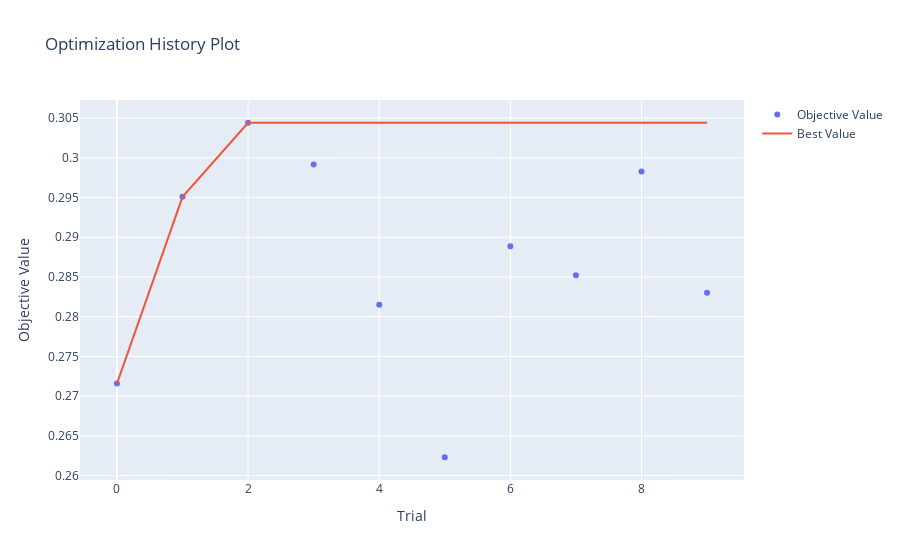
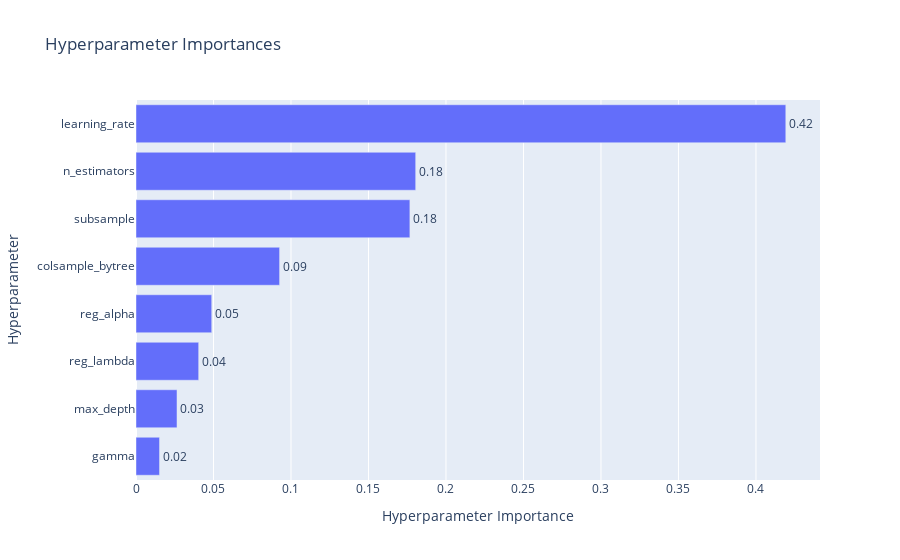

Notebook code for these charts, in order:
### Code cell
ov.plot_optimization_history(study).show()
ov.plot_param_importances(study).show()

### Figure 1 — Plotly figure (JSON) as saved in the notebook; plotly's stock layout.template omitted (floating-point values rounded to 4 significant figures)
{"data": [{"mode": "markers", "name": "Objective Value", "type": "scatter", "x": [0, 1, 2, 3, 4, 5, 6, 7, 8, 9], "y": [0.2716, 0.2951, 0.3044, 0.2992, 0.2815, 0.2623, 0.2889, 0.2852, 0.2983, 0.283]}, {"mode": "lines", "name": "Best Value", "type": "scatter", "x": [0, 1, 2, 3, 4, 5, 6, 7, 8, 9], "y": [0.2716, 0.2951, 0.3044, 0.3044, 0.3044, 0.3044, 0.3044, 0.3044, 0.3044, 0.3044]}, {"marker": {"color": "#cccccc"}, "mode": "markers", "name": "Infeasible Trial", "showlegend": false, "type": "scatter", "x": [], "y": []}], "layout": {"title": {"text": "Optimization History Plot"}, "xaxis": {"title": {"text": "Trial"}}, "yaxis": {"title": {"text": "Objective Value"}}}}

### Figure 2 — Plotly figure (JSON) as saved in the notebook; plotly's stock layout.template omitted (floating-point values rounded to 4 significant figures)
{"data": [{"cliponaxis": false, "hovertemplate": ["gamma (FloatDistribution): 0.015178587020155027<extra></extra>", "max_depth (IntDistribution): 0.02645810407352328<extra></extra>", "reg_lambda (FloatDistribution): 0.04043993806443439<extra></extra>", "reg_alpha (FloatDistribution): 0.048862355034823245<extra></extra>", "colsample_bytree (FloatDistribution): 0.0926449814609752<extra></extra>", "subsample (FloatDistribution): 0.17670874382276486<extra></extra>", "n_estimators (IntDistribution): 0.1804540783091341<extra></extra>", "learning_rate (FloatDistribution): 0.41925321221419<extra></extra>"], "name": "Objective Value", "orientation": "h", "text": ["0.02", "0.03", "0.04", "0.05", "0.09", "0.18", "0.18", "0.42"], "textposition": "outside", "type": "bar", "x": [0.01518, 0.02646, 0.04044, 0.04886, 0.09264, 0.1767, 0.1805, 0.4193], "y": ["gamma", "max_depth", "reg_lambda", "reg_alpha", "colsample_bytree", "subsample", "n_estimators", "learning_rate"]}], "layout": {"title": {"text": "Hyperparameter Importances"}, "xaxis": {"title": {"text": "Hyperparameter Importance"}}, "yaxis": {"title": {"text": "Hyperparameter"}}}}
